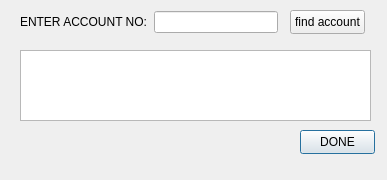
<?xml version="1.0" encoding="UTF-8"?>
<ui version="4.0">
 <class>ViewAccount</class>
 <widget class="QDialog" name="ViewAccount">
  <property name="geometry">
   <rect>
    <x>0</x>
    <y>0</y>
    <width>387</width>
    <height>180</height>
   </rect>
  </property>
  <property name="windowTitle">
   <string>view account</string>
  </property>
  <property name="styleSheet">
   <string notr="true"/>
  </property>
  <widget class="QTableView" name="tableView">
   <property name="geometry">
    <rect>
     <x>20</x>
     <y>50</y>
     <width>351</width>
     <height>71</height>
    </rect>
   </property>
  </widget>
  <widget class="QPushButton" name="pushButton">
   <property name="geometry">
    <rect>
     <x>300</x>
     <y>130</y>
     <width>75</width>
     <height>24</height>
    </rect>
   </property>
   <property name="text">
    <string>DONE</string>
   </property>
  </widget>
  <widget class="QWidget" name="layoutWidget">
   <property name="geometry">
    <rect>
     <x>20</x>
     <y>10</y>
     <width>258</width>
     <height>24</height>
    </rect>
   </property>
   <layout class="QHBoxLayout" name="horizontalLayout">
    <item>
     <widget class="QLabel" name="label">
      <property name="text">
       <string>ENTER ACCOUNT NO:</string>
      </property>
     </widget>
    </item>
    <item>
     <widget class="QLineEdit" name="accountno"/>
    </item>
   </layout>
  </widget>
  <widget class="QPushButton" name="findaccount">
   <property name="geometry">
    <rect>
     <x>290</x>
     <y>10</y>
     <width>75</width>
     <height>24</height>
    </rect>
   </property>
   <property name="text">
    <string>find account</string>
   </property>
  </widget>
 </widget>
 <resources/>
 <connections>
  <connection>
   <sender>pushButton</sender>
   <signal>clicked()</signal>
   <receiver>ViewAccount</receiver>
   <slot>close()</slot>
   <hints>
    <hint type="sourcelabel">
     <x>359</x>
     <y>266</y>
    </hint>
    <hint type="destinationlabel">
     <x>378</x>
     <y>288</y>
    </hint>
   </hints>
  </connection>
 </connections>
</ui>
